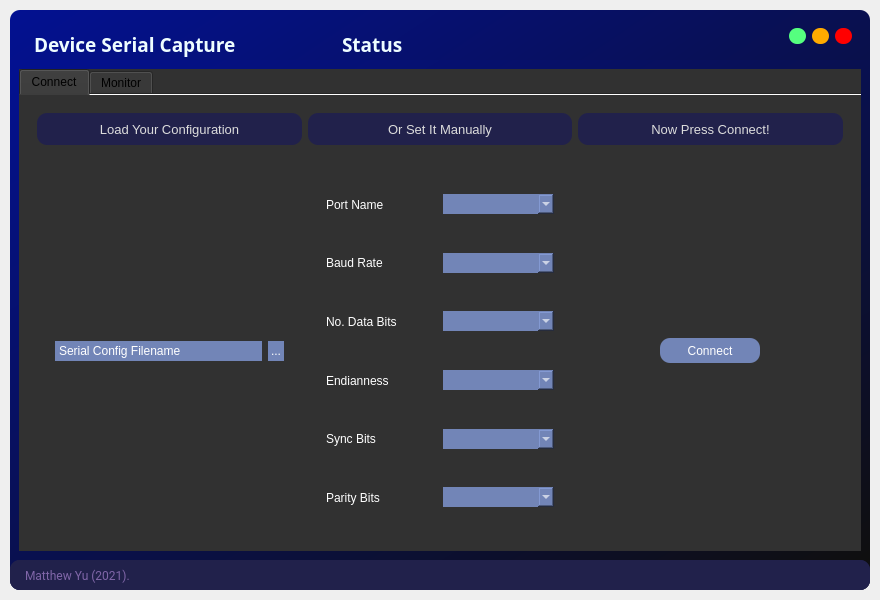
<?xml version="1.0" encoding="UTF-8"?>
<ui version="4.0">
 <class>MainWindow</class>
 <widget class="QMainWindow" name="MainWindow">
  <property name="geometry">
   <rect>
    <x>0</x>
    <y>0</y>
    <width>880</width>
    <height>600</height>
   </rect>
  </property>
  <property name="minimumSize">
   <size>
    <width>880</width>
    <height>600</height>
   </size>
  </property>
  <property name="maximumSize">
   <size>
    <width>1280</width>
    <height>1080</height>
   </size>
  </property>
  <property name="windowTitle">
   <string>MainWindow</string>
  </property>
  <widget class="QWidget" name="centralwidget">
   <layout class="QHBoxLayout" name="horizontalLayout_18">
    <property name="spacing">
     <number>0</number>
    </property>
    <property name="leftMargin">
     <number>10</number>
    </property>
    <property name="topMargin">
     <number>10</number>
    </property>
    <property name="rightMargin">
     <number>10</number>
    </property>
    <property name="bottomMargin">
     <number>10</number>
    </property>
    <item>
     <widget class="QFrame" name="drop_shadow_frame">
      <property name="styleSheet">
       <string notr="true">background-color: qlineargradient(spread:pad, x1:0, y1:0, x2:1, y2:1, stop:0 rgba(3, 17, 145, 255), stop:1 rgba(15, 15, 15, 255));
border-radius: 10px;</string>
      </property>
      <property name="frameShape">
       <enum>QFrame::NoFrame</enum>
      </property>
      <property name="frameShadow">
       <enum>QFrame::Raised</enum>
      </property>
      <layout class="QVBoxLayout" name="verticalLayout">
       <property name="spacing">
        <number>0</number>
       </property>
       <property name="leftMargin">
        <number>0</number>
       </property>
       <property name="topMargin">
        <number>0</number>
       </property>
       <property name="rightMargin">
        <number>0</number>
       </property>
       <property name="bottomMargin">
        <number>0</number>
       </property>
       <item>
        <widget class="QFrame" name="title_bar">
         <property name="maximumSize">
          <size>
           <width>16777215</width>
           <height>50</height>
          </size>
         </property>
         <property name="styleSheet">
          <string notr="true">background-color: none;</string>
         </property>
         <property name="frameShape">
          <enum>QFrame::NoFrame</enum>
         </property>
         <property name="frameShadow">
          <enum>QFrame::Raised</enum>
         </property>
         <layout class="QHBoxLayout" name="horizontalLayout">
          <item>
           <widget class="QFrame" name="frame_title">
            <property name="minimumSize">
             <size>
              <width>0</width>
              <height>50</height>
             </size>
            </property>
            <property name="font">
             <font>
              <family>Roboto Condensed Light</family>
              <pointsize>14</pointsize>
             </font>
            </property>
            <property name="frameShape">
             <enum>QFrame::StyledPanel</enum>
            </property>
            <property name="frameShadow">
             <enum>QFrame::Raised</enum>
            </property>
            <layout class="QVBoxLayout" name="verticalLayout_2">
             <property name="spacing">
              <number>0</number>
             </property>
             <property name="leftMargin">
              <number>15</number>
             </property>
             <property name="topMargin">
              <number>0</number>
             </property>
             <property name="rightMargin">
              <number>0</number>
             </property>
             <property name="bottomMargin">
              <number>0</number>
             </property>
             <item>
              <widget class="QLabel" name="label_title">
               <property name="sizePolicy">
                <sizepolicy hsizetype="Maximum" vsizetype="Preferred">
                 <horstretch>0</horstretch>
                 <verstretch>0</verstretch>
                </sizepolicy>
               </property>
               <property name="font">
                <font>
                 <family>Yu Gothic UI Semibold</family>
                 <pointsize>14</pointsize>
                 <weight>75</weight>
                 <bold>true</bold>
                </font>
               </property>
               <property name="styleSheet">
                <string notr="true">color: rgb(238, 253, 255)</string>
               </property>
               <property name="text">
                <string>Device Serial Capture</string>
               </property>
              </widget>
             </item>
            </layout>
           </widget>
          </item>
          <item>
           <widget class="QFrame" name="frame_status">
            <property name="minimumSize">
             <size>
              <width>0</width>
              <height>50</height>
             </size>
            </property>
            <property name="font">
             <font>
              <family>Roboto Condensed Light</family>
              <pointsize>14</pointsize>
             </font>
            </property>
            <property name="styleSheet">
             <string notr="true">padding-left:40px;</string>
            </property>
            <property name="frameShape">
             <enum>QFrame::StyledPanel</enum>
            </property>
            <property name="frameShadow">
             <enum>QFrame::Raised</enum>
            </property>
            <layout class="QVBoxLayout" name="verticalLayout_6">
             <property name="spacing">
              <number>0</number>
             </property>
             <property name="leftMargin">
              <number>15</number>
             </property>
             <property name="topMargin">
              <number>0</number>
             </property>
             <property name="rightMargin">
              <number>0</number>
             </property>
             <property name="bottomMargin">
              <number>0</number>
             </property>
             <item>
              <widget class="QLabel" name="lbl_status">
               <property name="sizePolicy">
                <sizepolicy hsizetype="MinimumExpanding" vsizetype="Preferred">
                 <horstretch>0</horstretch>
                 <verstretch>0</verstretch>
                </sizepolicy>
               </property>
               <property name="font">
                <font>
                 <family>Yu Gothic UI Semibold</family>
                 <pointsize>14</pointsize>
                 <weight>75</weight>
                 <bold>true</bold>
                </font>
               </property>
               <property name="styleSheet">
                <string notr="true">color: rgb(238, 253, 255);</string>
               </property>
               <property name="text">
                <string>Status</string>
               </property>
               <property name="margin">
                <number>5</number>
               </property>
              </widget>
             </item>
            </layout>
           </widget>
          </item>
          <item>
           <widget class="QFrame" name="frame_bu">
            <property name="sizePolicy">
             <sizepolicy hsizetype="Preferred" vsizetype="Preferred">
              <horstretch>0</horstretch>
              <verstretch>0</verstretch>
             </sizepolicy>
            </property>
            <property name="maximumSize">
             <size>
              <width>100</width>
              <height>16777215</height>
             </size>
            </property>
            <property name="frameShape">
             <enum>QFrame::StyledPanel</enum>
            </property>
            <property name="frameShadow">
             <enum>QFrame::Raised</enum>
            </property>
            <layout class="QHBoxLayout" name="horizontalLayout_3">
             <item>
              <widget class="QPushButton" name="bu_maximize">
               <property name="minimumSize">
                <size>
                 <width>16</width>
                 <height>16</height>
                </size>
               </property>
               <property name="maximumSize">
                <size>
                 <width>17</width>
                 <height>17</height>
                </size>
               </property>
               <property name="toolTip">
                <string>Maximize</string>
               </property>
               <property name="styleSheet">
                <string notr="true">QPushButton {
	border: none;
	border-radius: 8px;	
	background-color: rgb(85, 255, 127);
}
QPushButton:hover {	
	background-color: rgba(85, 255, 127, 150);
}</string>
               </property>
               <property name="text">
                <string/>
               </property>
              </widget>
             </item>
             <item>
              <widget class="QPushButton" name="bu_minimize">
               <property name="minimumSize">
                <size>
                 <width>16</width>
                 <height>16</height>
                </size>
               </property>
               <property name="maximumSize">
                <size>
                 <width>17</width>
                 <height>17</height>
                </size>
               </property>
               <property name="toolTip">
                <string>Minimize</string>
               </property>
               <property name="styleSheet">
                <string notr="true">QPushButton {
	border: none;
	border-radius: 8px;		
	background-color: rgb(255, 170, 0);
}
QPushButton:hover {	
	background-color: rgba(255, 170, 0, 150);
}</string>
               </property>
               <property name="text">
                <string/>
               </property>
              </widget>
             </item>
             <item>
              <widget class="QPushButton" name="bu_close">
               <property name="minimumSize">
                <size>
                 <width>16</width>
                 <height>16</height>
                </size>
               </property>
               <property name="maximumSize">
                <size>
                 <width>17</width>
                 <height>17</height>
                </size>
               </property>
               <property name="toolTip">
                <string>Close</string>
               </property>
               <property name="styleSheet">
                <string notr="true">QPushButton {
	border: none;
	border-radius: 8px;		
	background-color: rgb(255, 0, 0);
}
QPushButton:hover {		
	background-color: rgba(255, 0, 0, 150);
}</string>
               </property>
               <property name="text">
                <string/>
               </property>
              </widget>
             </item>
            </layout>
           </widget>
          </item>
         </layout>
        </widget>
       </item>
       <item>
        <widget class="QFrame" name="content_bar">
         <property name="styleSheet">
          <string notr="true">border-radius: 0px;</string>
         </property>
         <property name="frameShape">
          <enum>QFrame::StyledPanel</enum>
         </property>
         <property name="frameShadow">
          <enum>QFrame::Raised</enum>
         </property>
         <layout class="QVBoxLayout" name="verticalLayout_4">
          <item>
           <widget class="QTabWidget" name="tab_views">
            <property name="styleSheet">
             <string notr="true">background-color: rgb(49, 49, 49);</string>
            </property>
            <property name="tabPosition">
             <enum>QTabWidget::North</enum>
            </property>
            <property name="tabShape">
             <enum>QTabWidget::Rounded</enum>
            </property>
            <property name="currentIndex">
             <number>0</number>
            </property>
            <property name="elideMode">
             <enum>Qt::ElideNone</enum>
            </property>
            <property name="documentMode">
             <bool>true</bool>
            </property>
            <property name="tabsClosable">
             <bool>false</bool>
            </property>
            <property name="tabBarAutoHide">
             <bool>true</bool>
            </property>
            <widget class="QWidget" name="tab_connect">
             <attribute name="title">
              <string>Connect</string>
             </attribute>
             <layout class="QVBoxLayout" name="verticalLayout_5">
              <property name="spacing">
               <number>0</number>
              </property>
              <property name="leftMargin">
               <number>0</number>
              </property>
              <property name="topMargin">
               <number>0</number>
              </property>
              <property name="rightMargin">
               <number>0</number>
              </property>
              <property name="bottomMargin">
               <number>0</number>
              </property>
              <item>
               <widget class="QFrame" name="frame_content_home">
                <property name="frameShape">
                 <enum>QFrame::StyledPanel</enum>
                </property>
                <property name="frameShadow">
                 <enum>QFrame::Raised</enum>
                </property>
                <layout class="QVBoxLayout" name="verticalLayout_8">
                 <item>
                  <widget class="QFrame" name="frame_instructions">
                   <property name="sizePolicy">
                    <sizepolicy hsizetype="Preferred" vsizetype="Minimum">
                     <horstretch>0</horstretch>
                     <verstretch>0</verstretch>
                    </sizepolicy>
                   </property>
                   <property name="maximumSize">
                    <size>
                     <width>16777215</width>
                     <height>50</height>
                    </size>
                   </property>
                   <property name="frameShape">
                    <enum>QFrame::StyledPanel</enum>
                   </property>
                   <property name="frameShadow">
                    <enum>QFrame::Raised</enum>
                   </property>
                   <layout class="QHBoxLayout" name="horizontalLayout_5">
                    <item>
                     <widget class="QLabel" name="label_load_config">
                      <property name="maximumSize">
                       <size>
                        <width>300</width>
                        <height>50</height>
                       </size>
                      </property>
                      <property name="font">
                       <font>
                        <family>MS Shell Dlg 2</family>
                        <pointsize>10</pointsize>
                       </font>
                      </property>
                      <property name="styleSheet">
                       <string notr="true">color: rgb(220, 220, 220);
background-color: rgb(33, 33, 75);
border-radius: 10px;</string>
                      </property>
                      <property name="text">
                       <string>Load Your Configuration</string>
                      </property>
                      <property name="alignment">
                       <set>Qt::AlignCenter</set>
                      </property>
                     </widget>
                    </item>
                    <item>
                     <widget class="QLabel" name="label_set_config">
                      <property name="maximumSize">
                       <size>
                        <width>300</width>
                        <height>50</height>
                       </size>
                      </property>
                      <property name="font">
                       <font>
                        <family>MS Shell Dlg 2</family>
                        <pointsize>10</pointsize>
                       </font>
                      </property>
                      <property name="styleSheet">
                       <string notr="true">color: rgb(220, 220, 220);
background-color: rgb(33, 33, 75);
border-radius: 10px;</string>
                      </property>
                      <property name="text">
                       <string>Or Set It Manually</string>
                      </property>
                      <property name="alignment">
                       <set>Qt::AlignCenter</set>
                      </property>
                     </widget>
                    </item>
                    <item>
                     <widget class="QLabel" name="label_connect">
                      <property name="maximumSize">
                       <size>
                        <width>300</width>
                        <height>50</height>
                       </size>
                      </property>
                      <property name="font">
                       <font>
                        <family>MS Shell Dlg 2</family>
                        <pointsize>10</pointsize>
                       </font>
                      </property>
                      <property name="styleSheet">
                       <string notr="true">color: rgb(220, 220, 220);
background-color: rgb(33, 33, 75);
border-radius: 10px;</string>
                      </property>
                      <property name="text">
                       <string>Now Press Connect!</string>
                      </property>
                      <property name="alignment">
                       <set>Qt::AlignCenter</set>
                      </property>
                     </widget>
                    </item>
                   </layout>
                  </widget>
                 </item>
                 <item>
                  <widget class="QFrame" name="frame_actions">
                   <property name="frameShape">
                    <enum>QFrame::StyledPanel</enum>
                   </property>
                   <property name="frameShadow">
                    <enum>QFrame::Raised</enum>
                   </property>
                   <layout class="QHBoxLayout" name="horizontalLayout_4">
                    <item>
                     <widget class="QFrame" name="frame_load_config">
                      <property name="sizePolicy">
                       <sizepolicy hsizetype="Preferred" vsizetype="Preferred">
                        <horstretch>0</horstretch>
                        <verstretch>0</verstretch>
                       </sizepolicy>
                      </property>
                      <property name="frameShape">
                       <enum>QFrame::StyledPanel</enum>
                      </property>
                      <property name="frameShadow">
                       <enum>QFrame::Raised</enum>
                      </property>
                      <layout class="QHBoxLayout" name="horizontalLayout_6">
                       <item>
                        <widget class="QFrame" name="frame_filesearch">
                         <property name="frameShape">
                          <enum>QFrame::StyledPanel</enum>
                         </property>
                         <property name="frameShadow">
                          <enum>QFrame::Raised</enum>
                         </property>
                         <layout class="QHBoxLayout" name="horizontalLayout_14">
                          <item>
                           <widget class="QLineEdit" name="le_serial_config">
                            <property name="sizePolicy">
                             <sizepolicy hsizetype="Preferred" vsizetype="Maximum">
                              <horstretch>0</horstretch>
                              <verstretch>0</verstretch>
                             </sizepolicy>
                            </property>
                            <property name="styleSheet">
                             <string notr="true">color:rgb(255, 255, 255);
background:rgb(114, 133, 183);padding:2px;</string>
                            </property>
                            <property name="text">
                             <string>Serial Config Filename</string>
                            </property>
                           </widget>
                          </item>
                          <item>
                           <widget class="QPushButton" name="bu_serial_config_filesearch">
                            <property name="sizePolicy">
                             <sizepolicy hsizetype="Maximum" vsizetype="Maximum">
                              <horstretch>0</horstretch>
                              <verstretch>0</verstretch>
                             </sizepolicy>
                            </property>
                            <property name="styleSheet">
                             <string notr="true">color:rgb(255, 255, 255);
background:rgb(114, 133, 183);padding:3px;</string>
                            </property>
                            <property name="text">
                             <string>...</string>
                            </property>
                           </widget>
                          </item>
                         </layout>
                        </widget>
                       </item>
                      </layout>
                     </widget>
                    </item>
                    <item>
                     <widget class="QFrame" name="frame_set_config">
                      <property name="frameShape">
                       <enum>QFrame::StyledPanel</enum>
                      </property>
                      <property name="frameShadow">
                       <enum>QFrame::Raised</enum>
                      </property>
                      <layout class="QVBoxLayout" name="verticalLayout_11">
                       <item>
                        <widget class="QFrame" name="frame_portname">
                         <property name="frameShape">
                          <enum>QFrame::StyledPanel</enum>
                         </property>
                         <property name="frameShadow">
                          <enum>QFrame::Raised</enum>
                         </property>
                         <layout class="QHBoxLayout" name="horizontalLayout_12">
                          <item>
                           <widget class="QLabel" name="lbl_portname">
                            <property name="styleSheet">
                             <string notr="true">color:rgb(255, 255, 255)</string>
                            </property>
                            <property name="text">
                             <string>Port Name</string>
                            </property>
                           </widget>
                          </item>
                          <item>
                           <widget class="QComboBox" name="cb_portname">
                            <property name="styleSheet">
                             <string notr="true">color:rgb(255, 255, 255);
background:rgb(114, 133, 183);padding:2px;</string>
                            </property>
                           </widget>
                          </item>
                         </layout>
                        </widget>
                       </item>
                       <item>
                        <widget class="QFrame" name="frame_baud">
                         <property name="frameShape">
                          <enum>QFrame::StyledPanel</enum>
                         </property>
                         <property name="frameShadow">
                          <enum>QFrame::Raised</enum>
                         </property>
                         <layout class="QHBoxLayout" name="horizontalLayout_9">
                          <item>
                           <widget class="QLabel" name="lbl_baud">
                            <property name="styleSheet">
                             <string notr="true">color:rgb(255, 255, 255)</string>
                            </property>
                            <property name="text">
                             <string>Baud Rate</string>
                            </property>
                           </widget>
                          </item>
                          <item>
                           <widget class="QComboBox" name="cb_baud">
                            <property name="styleSheet">
                             <string notr="true">color:rgb(255, 255, 255);
background:rgb(114, 133, 183);padding:2px;</string>
                            </property>
                           </widget>
                          </item>
                         </layout>
                        </widget>
                       </item>
                       <item>
                        <widget class="QFrame" name="frame_databits">
                         <property name="frameShape">
                          <enum>QFrame::StyledPanel</enum>
                         </property>
                         <property name="frameShadow">
                          <enum>QFrame::Raised</enum>
                         </property>
                         <layout class="QHBoxLayout" name="horizontalLayout_7">
                          <item>
                           <widget class="QLabel" name="lbl_databits">
                            <property name="styleSheet">
                             <string notr="true">color:rgb(255, 255, 255)</string>
                            </property>
                            <property name="text">
                             <string>No. Data Bits</string>
                            </property>
                           </widget>
                          </item>
                          <item>
                           <widget class="QComboBox" name="cb_databits">
                            <property name="styleSheet">
                             <string notr="true">color:rgb(255, 255, 255);
background:rgb(114, 133, 183);padding:2px;</string>
                            </property>
                           </widget>
                          </item>
                         </layout>
                        </widget>
                       </item>
                       <item>
                        <widget class="QFrame" name="frame_endian">
                         <property name="frameShape">
                          <enum>QFrame::StyledPanel</enum>
                         </property>
                         <property name="frameShadow">
                          <enum>QFrame::Raised</enum>
                         </property>
                         <layout class="QHBoxLayout" name="horizontalLayout_10">
                          <item>
                           <widget class="QLabel" name="lbl_endian">
                            <property name="styleSheet">
                             <string notr="true">color:rgb(255, 255, 255)</string>
                            </property>
                            <property name="text">
                             <string>Endianness</string>
                            </property>
                           </widget>
                          </item>
                          <item>
                           <widget class="QComboBox" name="cb_endian">
                            <property name="styleSheet">
                             <string notr="true">color:rgb(255, 255, 255);
background:rgb(114, 133, 183);padding:2px;</string>
                            </property>
                           </widget>
                          </item>
                         </layout>
                        </widget>
                       </item>
                       <item>
                        <widget class="QFrame" name="frame_syncbits">
                         <property name="frameShape">
                          <enum>QFrame::StyledPanel</enum>
                         </property>
                         <property name="frameShadow">
                          <enum>QFrame::Raised</enum>
                         </property>
                         <layout class="QHBoxLayout" name="horizontalLayout_13">
                          <item>
                           <widget class="QLabel" name="lbl_syncbits">
                            <property name="styleSheet">
                             <string notr="true">color:rgb(255, 255, 255)</string>
                            </property>
                            <property name="text">
                             <string>Sync Bits</string>
                            </property>
                           </widget>
                          </item>
                          <item>
                           <widget class="QComboBox" name="cb_syncbits">
                            <property name="styleSheet">
                             <string notr="true">color:rgb(255, 255, 255);
background:rgb(114, 133, 183);padding:2px;</string>
                            </property>
                           </widget>
                          </item>
                         </layout>
                        </widget>
                       </item>
                       <item>
                        <widget class="QFrame" name="frame_paritybits">
                         <property name="frameShape">
                          <enum>QFrame::StyledPanel</enum>
                         </property>
                         <property name="frameShadow">
                          <enum>QFrame::Raised</enum>
                         </property>
                         <layout class="QHBoxLayout" name="horizontalLayout_11">
                          <item>
                           <widget class="QLabel" name="lbl_paritybits">
                            <property name="styleSheet">
                             <string notr="true">color:rgb(255, 255, 255)</string>
                            </property>
                            <property name="text">
                             <string>Parity Bits</string>
                            </property>
                           </widget>
                          </item>
                          <item>
                           <widget class="QComboBox" name="cb_paritybits">
                            <property name="styleSheet">
                             <string notr="true">color:rgb(255, 255, 255);
background:rgb(114, 133, 183);padding:2px;</string>
                            </property>
                           </widget>
                          </item>
                         </layout>
                        </widget>
                       </item>
                      </layout>
                     </widget>
                    </item>
                    <item>
                     <widget class="QFrame" name="frame_connect">
                      <property name="minimumSize">
                       <size>
                        <width>0</width>
                        <height>0</height>
                       </size>
                      </property>
                      <property name="maximumSize">
                       <size>
                        <width>16777215</width>
                        <height>16777215</height>
                       </size>
                      </property>
                      <property name="frameShape">
                       <enum>QFrame::StyledPanel</enum>
                      </property>
                      <property name="frameShadow">
                       <enum>QFrame::Raised</enum>
                      </property>
                      <layout class="QHBoxLayout" name="horizontalLayout_8">
                       <item>
                        <widget class="QPushButton" name="bu_connect">
                         <property name="sizePolicy">
                          <sizepolicy hsizetype="Preferred" vsizetype="Preferred">
                           <horstretch>0</horstretch>
                           <verstretch>0</verstretch>
                          </sizepolicy>
                         </property>
                         <property name="maximumSize">
                          <size>
                           <width>100</width>
                           <height>25</height>
                          </size>
                         </property>
                         <property name="styleSheet">
                          <string notr="true">color:rgb(255, 255, 255);
background:rgb(114, 133, 183);
border-radius:10px;</string>
                         </property>
                         <property name="text">
                          <string>Connect</string>
                         </property>
                        </widget>
                       </item>
                      </layout>
                     </widget>
                    </item>
                   </layout>
                  </widget>
                 </item>
                </layout>
               </widget>
              </item>
             </layout>
            </widget>
            <widget class="QWidget" name="tab_monitor">
             <property name="sizePolicy">
              <sizepolicy hsizetype="Preferred" vsizetype="Preferred">
               <horstretch>0</horstretch>
               <verstretch>0</verstretch>
              </sizepolicy>
             </property>
             <property name="maximumSize">
              <size>
               <width>16777215</width>
               <height>16777215</height>
              </size>
             </property>
             <attribute name="title">
              <string>Monitor</string>
             </attribute>
             <layout class="QVBoxLayout" name="verticalLayout_13">
              <item>
               <widget class="QFrame" name="frame_content_monitor">
                <property name="sizePolicy">
                 <sizepolicy hsizetype="Preferred" vsizetype="Preferred">
                  <horstretch>0</horstretch>
                  <verstretch>0</verstretch>
                 </sizepolicy>
                </property>
                <property name="frameShape">
                 <enum>QFrame::StyledPanel</enum>
                </property>
                <property name="frameShadow">
                 <enum>QFrame::Raised</enum>
                </property>
                <layout class="QHBoxLayout" name="horizontalLayout_15">
                 <item>
                  <widget class="QFrame" name="frame_packet_viewer">
                   <property name="sizePolicy">
                    <sizepolicy hsizetype="MinimumExpanding" vsizetype="MinimumExpanding">
                     <horstretch>0</horstretch>
                     <verstretch>0</verstretch>
                    </sizepolicy>
                   </property>
                   <property name="frameShape">
                    <enum>QFrame::StyledPanel</enum>
                   </property>
                   <property name="frameShadow">
                    <enum>QFrame::Raised</enum>
                   </property>
                   <layout class="QVBoxLayout" name="verticalLayout_9">
                    <item>
                     <widget class="QTextEdit" name="te_serial_output">
                      <property name="styleSheet">
                       <string notr="true">color:rgb(255, 255, 255);
background:rgb(114, 133, 183)</string>
                      </property>
                      <property name="html">
                       <string>&lt;!DOCTYPE HTML PUBLIC &quot;-//W3C//DTD HTML 4.0//EN&quot; &quot;http://www.w3.org/TR/REC-html40/strict.dtd&quot;&gt;
&lt;html&gt;&lt;head&gt;&lt;meta name=&quot;qrichtext&quot; content=&quot;1&quot; /&gt;&lt;style type=&quot;text/css&quot;&gt;
p, li { white-space: pre-wrap; }
&lt;/style&gt;&lt;/head&gt;&lt;body style=&quot; font-family:'MS Shell Dlg 2'; font-size:8.25pt; font-weight:400; font-style:normal;&quot;&gt;
&lt;p style=&quot; margin-top:0px; margin-bottom:0px; margin-left:0px; margin-right:0px; -qt-block-indent:0; text-indent:0px;&quot;&gt;&lt;span style=&quot; color:#b5b4a8;&quot;&gt;This is where your messages will show up.&lt;/span&gt;&lt;/p&gt;&lt;/body&gt;&lt;/html&gt;</string>
                      </property>
                     </widget>
                    </item>
                    <item>
                     <widget class="QFrame" name="frame_packet_sender">
                      <property name="frameShape">
                       <enum>QFrame::StyledPanel</enum>
                      </property>
                      <property name="frameShadow">
                       <enum>QFrame::Raised</enum>
                      </property>
                      <layout class="QHBoxLayout" name="horizontalLayout_16">
                       <item>
                        <widget class="QLineEdit" name="le_transmit_txt">
                         <property name="sizePolicy">
                          <sizepolicy hsizetype="MinimumExpanding" vsizetype="Preferred">
                           <horstretch>0</horstretch>
                           <verstretch>0</verstretch>
                          </sizepolicy>
                         </property>
                         <property name="styleSheet">
                          <string notr="true">color:rgb(255, 255, 255);
background:rgb(114, 133, 183);padding:3px;</string>
                         </property>
                         <property name="placeholderText">
                          <string>Transmit text here...</string>
                         </property>
                        </widget>
                       </item>
                       <item>
                        <widget class="QPushButton" name="bu_send">
                         <property name="sizePolicy">
                          <sizepolicy hsizetype="Preferred" vsizetype="Preferred">
                           <horstretch>0</horstretch>
                           <verstretch>0</verstretch>
                          </sizepolicy>
                         </property>
                         <property name="styleSheet">
                          <string notr="true">color:rgb(255, 255, 255);
background:rgb(114, 133, 183);padding:3px;</string>
                         </property>
                         <property name="text">
                          <string>Send</string>
                         </property>
                        </widget>
                       </item>
                      </layout>
                     </widget>
                    </item>
                   </layout>
                  </widget>
                 </item>
                 <item>
                  <widget class="QFrame" name="frame_packet_analyzer">
                   <property name="sizePolicy">
                    <sizepolicy hsizetype="Preferred" vsizetype="Preferred">
                     <horstretch>0</horstretch>
                     <verstretch>0</verstretch>
                    </sizepolicy>
                   </property>
                   <property name="frameShape">
                    <enum>QFrame::StyledPanel</enum>
                   </property>
                   <property name="frameShadow">
                    <enum>QFrame::Raised</enum>
                   </property>
                   <layout class="QVBoxLayout" name="verticalLayout_7">
                    <item>
                     <widget class="QTabWidget" name="tab_packet_visualizer">
                      <property name="sizePolicy">
                       <sizepolicy hsizetype="Preferred" vsizetype="MinimumExpanding">
                        <horstretch>0</horstretch>
                        <verstretch>0</verstretch>
                       </sizepolicy>
                      </property>
                      <property name="currentIndex">
                       <number>0</number>
                      </property>
                      <property name="documentMode">
                       <bool>true</bool>
                      </property>
                      <property name="tabsClosable">
                       <bool>true</bool>
                      </property>
                      <widget class="QWidget" name="default_tab">
                       <attribute name="title">
                        <string>default</string>
                       </attribute>
                       <layout class="QHBoxLayout" name="horizontalLayout_19">
                        <item>
                         <widget class="QFrame" name="subframe_packet_analyzer">
                          <property name="frameShape">
                           <enum>QFrame::StyledPanel</enum>
                          </property>
                          <property name="frameShadow">
                           <enum>QFrame::Raised</enum>
                          </property>
                          <layout class="QVBoxLayout" name="verticalLayout_10">
                           <item>
                            <widget class="QFrame" name="subframe_packet_analyzer_viewbox">
                             <property name="styleSheet">
                              <string notr="true">color:rgb(255, 255, 255)</string>
                             </property>
                             <property name="frameShape">
                              <enum>QFrame::StyledPanel</enum>
                             </property>
                             <property name="frameShadow">
                              <enum>QFrame::Raised</enum>
                             </property>
                             <layout class="QVBoxLayout" name="verticalLayout_12">
                              <item>
                               <widget class="QLabel" name="subframe_packet_analyzer_viewbox_placeholder">
                                <property name="sizePolicy">
                                 <sizepolicy hsizetype="Preferred" vsizetype="Preferred">
                                  <horstretch>0</horstretch>
                                  <verstretch>0</verstretch>
                                 </sizepolicy>
                                </property>
                                <property name="text">
                                 <string>Placeholder.</string>
                                </property>
                               </widget>
                              </item>
                             </layout>
                            </widget>
                           </item>
                          </layout>
                         </widget>
                        </item>
                       </layout>
                      </widget>
                     </widget>
                    </item>
                    <item>
                     <widget class="QFrame" name="subframe_packet_analyzer_controller">
                      <property name="sizePolicy">
                       <sizepolicy hsizetype="Preferred" vsizetype="Preferred">
                        <horstretch>0</horstretch>
                        <verstretch>0</verstretch>
                       </sizepolicy>
                      </property>
                      <property name="frameShape">
                       <enum>QFrame::StyledPanel</enum>
                      </property>
                      <property name="frameShadow">
                       <enum>QFrame::Raised</enum>
                      </property>
                      <layout class="QHBoxLayout" name="horizontalLayout_17">
                       <item>
                        <widget class="QPushButton" name="bu_save">
                         <property name="styleSheet">
                          <string notr="true">color:rgb(255, 255, 255);
background:rgb(114, 200, 183);padding:4px;</string>
                         </property>
                         <property name="text">
                          <string>Save Packets</string>
                         </property>
                        </widget>
                       </item>
                       <item>
                        <widget class="QLineEdit" name="le_packet_config">
                         <property name="styleSheet">
                          <string notr="true">color:rgb(255, 255, 255);
background:rgb(114, 133, 183);padding:3px;</string>
                         </property>
                         <property name="text">
                          <string>Packet Config Filename</string>
                         </property>
                        </widget>
                       </item>
                       <item>
                        <widget class="QPushButton" name="bu_packet_config_filesearch">
                         <property name="styleSheet">
                          <string notr="true">color:rgb(255, 255, 255);
background:rgb(114, 133, 183);padding:4px;</string>
                         </property>
                         <property name="text">
                          <string>...</string>
                         </property>
                        </widget>
                       </item>
                      </layout>
                     </widget>
                    </item>
                   </layout>
                  </widget>
                 </item>
                </layout>
               </widget>
              </item>
             </layout>
            </widget>
           </widget>
          </item>
         </layout>
        </widget>
       </item>
       <item>
        <widget class="QFrame" name="credits_bar">
         <property name="maximumSize">
          <size>
           <width>16777215</width>
           <height>30</height>
          </size>
         </property>
         <property name="styleSheet">
          <string notr="true">background-color: rgb(33, 33, 75);</string>
         </property>
         <property name="frameShape">
          <enum>QFrame::NoFrame</enum>
         </property>
         <property name="frameShadow">
          <enum>QFrame::Raised</enum>
         </property>
         <layout class="QHBoxLayout" name="horizontalLayout_2">
          <property name="spacing">
           <number>0</number>
          </property>
          <property name="leftMargin">
           <number>0</number>
          </property>
          <property name="topMargin">
           <number>0</number>
          </property>
          <property name="rightMargin">
           <number>0</number>
          </property>
          <property name="bottomMargin">
           <number>0</number>
          </property>
          <item>
           <widget class="QFrame" name="frame_label_credits">
            <property name="frameShape">
             <enum>QFrame::StyledPanel</enum>
            </property>
            <property name="frameShadow">
             <enum>QFrame::Raised</enum>
            </property>
            <layout class="QVBoxLayout" name="verticalLayout_3">
             <property name="spacing">
              <number>0</number>
             </property>
             <property name="leftMargin">
              <number>15</number>
             </property>
             <property name="topMargin">
              <number>0</number>
             </property>
             <property name="rightMargin">
              <number>0</number>
             </property>
             <property name="bottomMargin">
              <number>0</number>
             </property>
             <item>
              <widget class="QLabel" name="label_credits">
               <property name="font">
                <font>
                 <family>Roboto</family>
                </font>
               </property>
               <property name="styleSheet">
                <string notr="true">color: rgb(128, 102, 168);</string>
               </property>
               <property name="text">
                <string>Matthew Yu (2021).</string>
               </property>
              </widget>
             </item>
            </layout>
           </widget>
          </item>
          <item>
           <widget class="QFrame" name="frame_grip">
            <property name="minimumSize">
             <size>
              <width>30</width>
              <height>30</height>
             </size>
            </property>
            <property name="maximumSize">
             <size>
              <width>30</width>
              <height>30</height>
             </size>
            </property>
            <property name="styleSheet">
             <string notr="true">padding: 5px;</string>
            </property>
            <property name="frameShape">
             <enum>QFrame::StyledPanel</enum>
            </property>
            <property name="frameShadow">
             <enum>QFrame::Raised</enum>
            </property>
           </widget>
          </item>
         </layout>
        </widget>
       </item>
      </layout>
     </widget>
    </item>
   </layout>
  </widget>
 </widget>
 <resources/>
 <connections/>
</ui>
